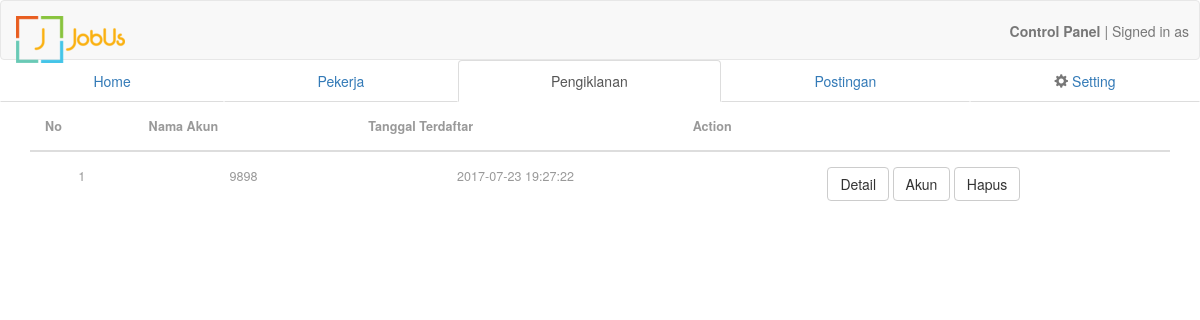
The app's page /admin/pengiklan.php, older data.
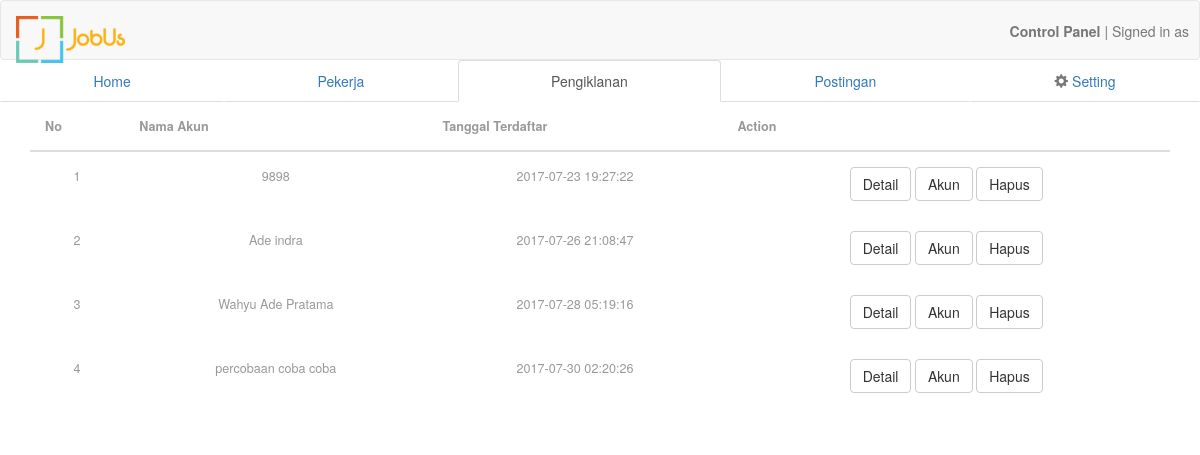
The same page, newer data.
### tables this page shows
CREATE TABLE IF NOT EXISTS `pengiklan` (
`id_pengiklan` int(11) NOT NULL,
  `username` varchar(20) NOT NULL,
  `email` varchar(255) NOT NULL,
  `no_hp` varchar(15) NOT NULL,
  `password` varchar(255) NOT NULL,
  `foto_profile` varchar(255) DEFAULT NULL,
  `nama` varchar(255) DEFAULT NULL,
  `deskripsi` varchar(255) DEFAULT NULL,
  `sosmed` varchar(255) DEFAULT NULL,
  `provinsi` varchar(20) DEFAULT NULL,
  `kota` varchar(20) DEFAULT NULL,
  `kecamatan` varchar(20) DEFAULT NULL,
  `alamat` varchar(255) DEFAULT NULL,
  `lokasi` int(11) DEFAULT NULL,
  `koin` int(11) DEFAULT '0',
  `tanggal` timestamp NOT NULL DEFAULT CURRENT_TIMESTAMP
);

### controller/class.pengiklan.php (called while the page is built, shortened)
<?php
class pengiklan
 {
 	function get_all_rows($query, $param){
			try{
				global $pdo;
				$req = $pdo->prepare($query);
				if($param == ''){
					$req->execute();
				}else{
					$req->execute($param);
				}
				if($req->rowCount() > 0){
					$result = $req->fetchAll();
					return $result;
				}
			}catch(PDOException $e){
				echo "Error! gagal mengambil data: ".$e->getMessage();
			}
	}
	function get_all_profile(){
			$query = "SELECT * FROM `pengiklan`";
			return $this->get_all_rows($query, '');
	}
 }
 ?>

### admin/pengiklan.php (the view, shortened to what this page needs)
<!DOCTYPE html>
<?php session_start();
	include '../view/source3.php';
	include '../controller/koneksi.php';
	include '../controller/class.pengiklan.php';
	$pengiklan = new pengiklan();
	$data = $pengiklan->get_all_profile();
?>
<html>
<head>
</head>
<body>
 <?php include('../view/navbar.php'); ?>
	<ul class="nav nav-tabs nav-justified">
  		<li><a href="../admin/dashboard.php">Home</a></li>
  		<li><a href="../admin/pekerja.php">Pekerja</a></li>
  		<li role="presentation" class="active"><a href="../admin/pengiklan.php">Pengiklanan</a></li>
  		<li><a href="postingan.php">Postingan</a></li>
  		<li><a href="pengaturan.php"><span class="glyphicon glyphicon-cog" aria-hidden="true"></span> Setting</a></li>
	</ul>
	<div class="container">
		<table  class="table table-condensed table-responsive">
			<thead>
				<th>No </th>
				<th>Nama Akun</th>
				<th>Tanggal Terdaftar</th>
				<th>Action</th>
			</thead>
			<tbody>
			<?php
			if(count($data) > 0){
				$i = 1;
				foreach ($data as $rows ) {
					echo "
			<tr>
				<td>".$i."</td>
				<td>".$rows['nama']."</td>
				<td>".$rows['tanggal']."</td>
				<td>
					<form method='post'>
						<button type='button' class='btn btn-default' data-toggle='modal' data-target='#".$rows['id_pengiklan']."'>Detail</button>
						<button class='btn btn-default'>Akun</button>
						<button class='btn btn-default' name='delete' value='".$rows['id_pengiklan']."'>Hapus</button>
					</form>
				</td>
			</tr>
					";
					$i++;
				}
			} ?>
			</tbody>
		</table>
	</div>
</body>
</html>

Row changes from the older to the newer data that the page shows:
added pengiklan: nama "Ade indra", tanggal "2017-07-26 21:08:47"
added pengiklan: nama "Wahyu Ade Pratama", tanggal "2017-07-28 05:19:16"
added pengiklan: nama "percobaan coba coba", tanggal "2017-07-30 02:20:26"
